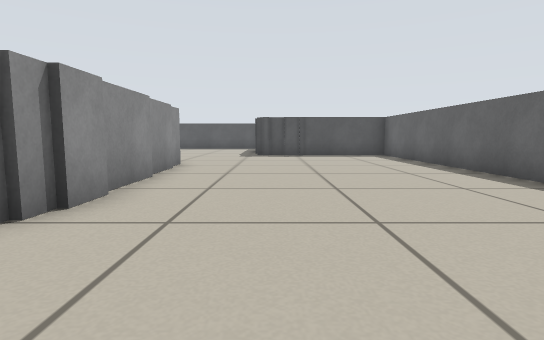
View 1 (above)

21 first-person views from a walk through a robot-simulator world made for Stage. The camera is 0.41 m above the floor, tilts 6° down and sees 80° across. Floor lines are 1 m apart. The floor is counted in squares, 0.5 m on a side. Each view is taken from the middle of a square. On the plan, view 1 faces up. The plan holds only what a view shows up to about 11 squares ahead; the rest is blank. The robots in the file are not drawn.

View 2
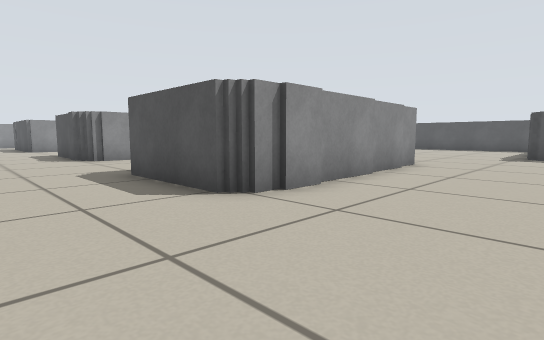

View 3
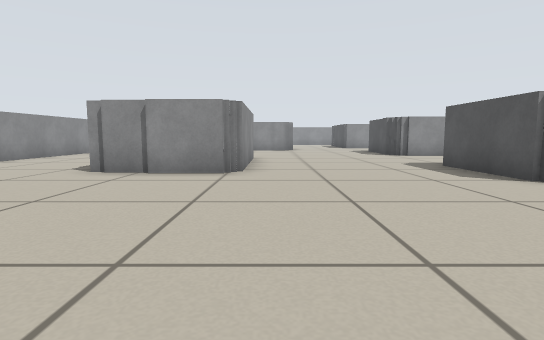

View 4
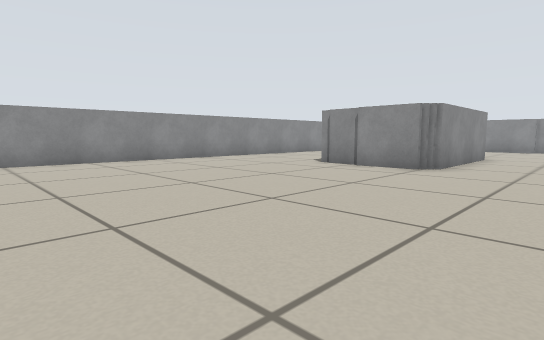

View 5
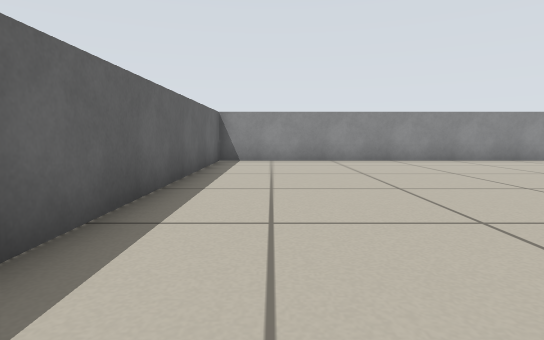

View 6
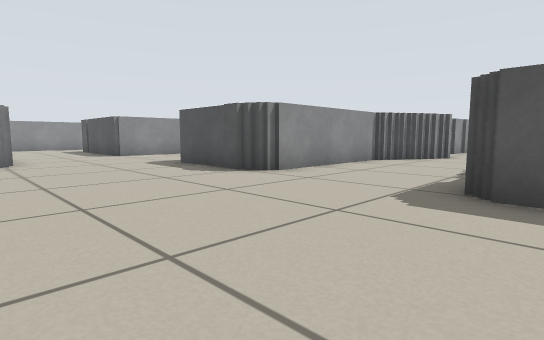

View 7
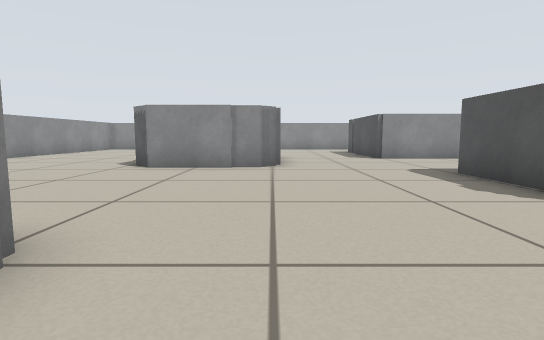

View 8
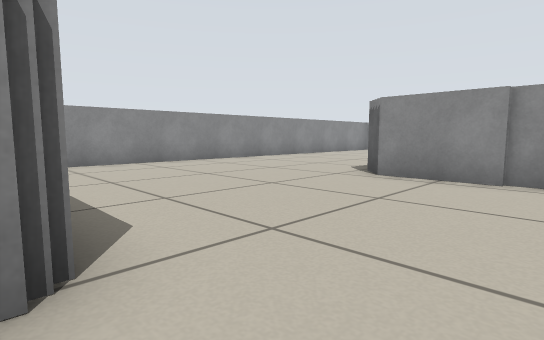

View 9
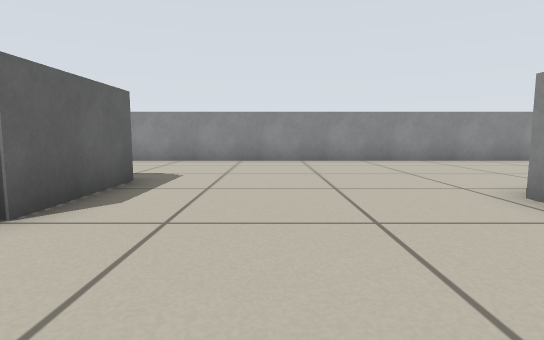

View 10
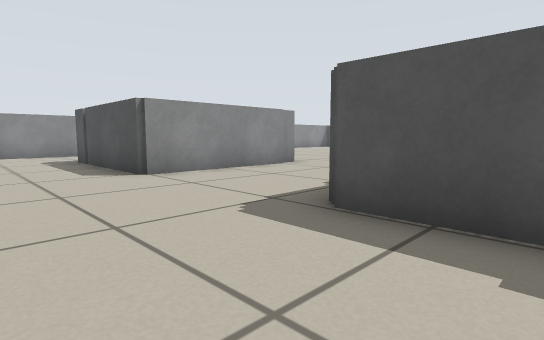

View 11
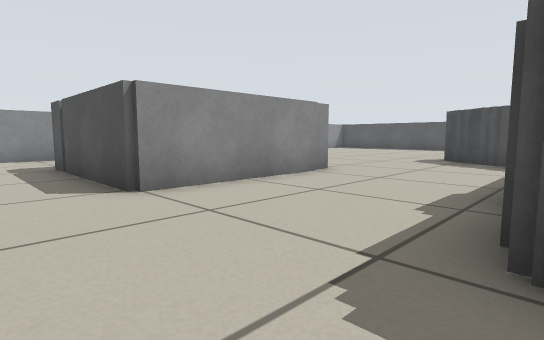

View 12
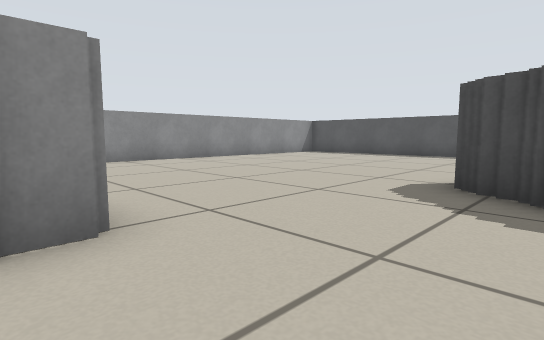

View 13
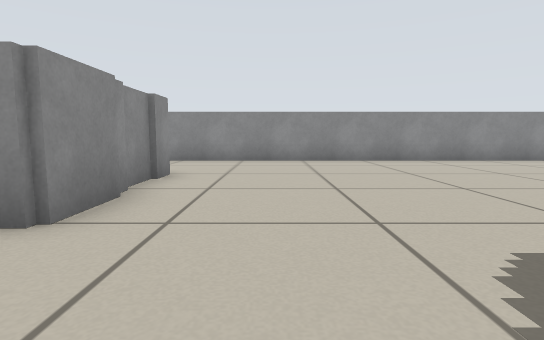

View 14
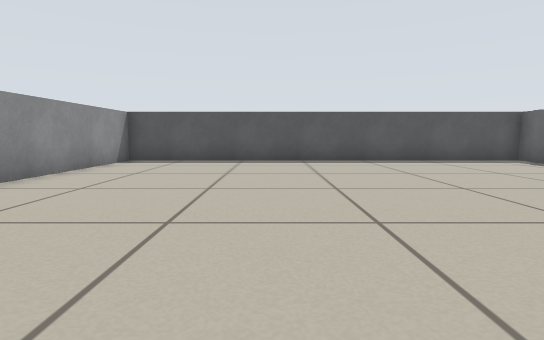

View 15
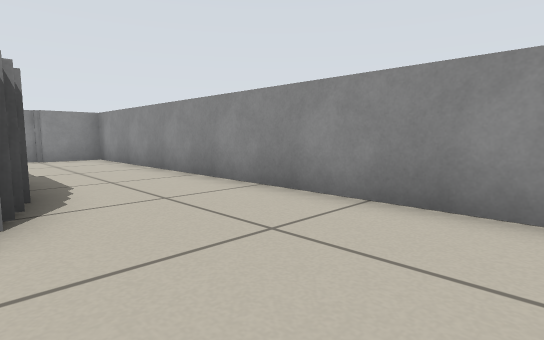

View 16
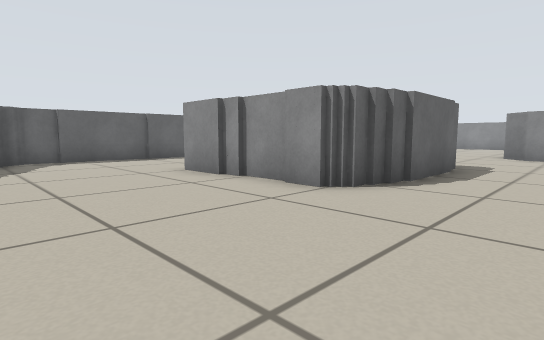

View 17
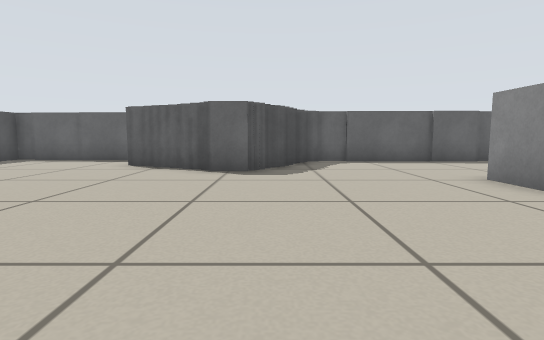

View 18
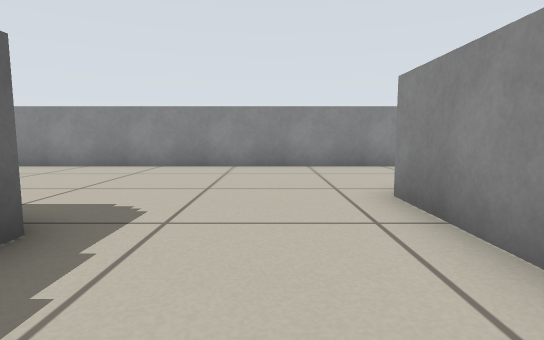

View 19
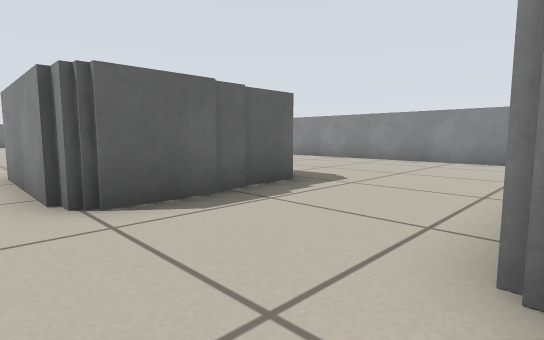

View 20
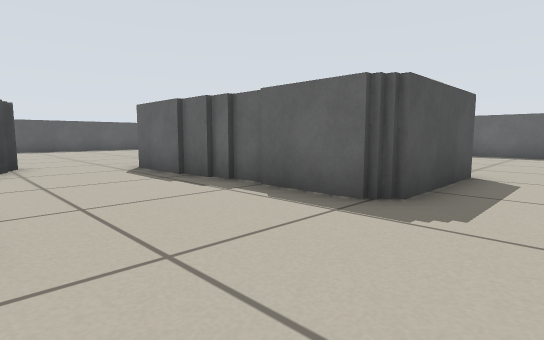

View 21
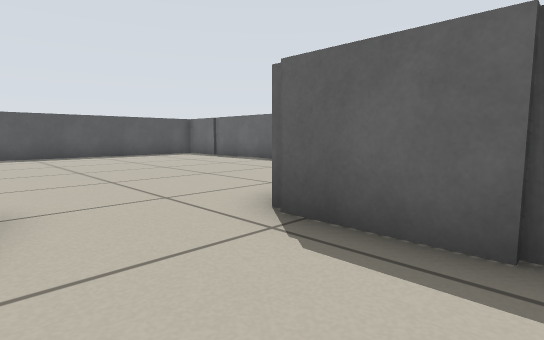

### Floor plan
Points are (right, up) in squares from view 1. A wall is a line through its corners. A room is listed if a view was taken in it or the views show most of it. See-through windows are left out.
Room 1 (views 1, 2, 3, 4, 5, 6, 7, 8, 9, 10, 11, 12, 18, 19, 20, 21)
walls: (-9, -2.7) (-4.4, -2.7); (-6.3, 5.1) (-6.3, 6.5); (-4.5, -2.9) (-4.1, -2.9) (-4.1, -5.8); (-6.5, 6.4) (-6.5, 9.6); (-2.6, 2.7) (-6.3, 2.7) (-6.3, 5); (-2.3, 4.5) (-2.3, 3); (-9.5, -6) (-9.5, -2.9) (-9, -2.9); (-14.6, 4.9) (-14.6, 8.4); (-15.4, -1.2) (-15.4, -4.4); (-4.3, -5.8) (-4.3, -6.2); (-10.4, 8.5) (-10.4, 3.1) (-14.2, 3.1); (-15.7, -0.9) (-15.7, -1.4); (-2.3, 6.6) (-2.3, 4.6); (-2.5, 8.4) (-2.5, 6.8); (-2.5, 9.5) (-2.5, 8.6); (-18.8, 7.9) (-18.8, 2.7) (-22.4, 2.7); (-20.2, -3.4) (-20.2, -0.8) (-16.2, -0.8); (-20, -4.6) (-20, -3.4); (4.7, 5.6) (4.7, 11.1); (-22.5, 2.7) (-23.4, 2.7); (-23.7, 3) (-23.7, 3.5); (-23.7, 3.8) (-23.7, 6.8); (-23.7, -3.9) (-23.7, -6.5); (-25, -1.4) (-24.1, -1.4); (-7, 20.7) (-7.9, 20.7); (-26.7, 7.6) (-26.7, -1.1) (-24.9, -1.1); (-25.4, -10.7) (4.7, -10.7) (4.7, -2)
ways out: opening at (-25.5, 7.5) to room 2; opening at (-17, 9) to room 2
Room 2 (views 13, 14, 15, 16, 17)
walls: (-17.5, 12.4) (-17.5, 13.6); (-17.1, 13.5) (-17.1, 14.2); (-16.6, 14.2) (-16.6, 15.1); (-16.5, 12) (-17.2, 12); (-16.2, 15.1) (-16.2, 15.9); (-16.1, 11.8) (-16.6, 11.8); (-15.6, 11.5) (-16.1, 11.5); (-20.9, 7.9) (-18.8, 7.9); (-22.2, 7.7) (-20.8, 7.7); (-23, 7.9) (-22.1, 7.9); (-14.1, 16.8) (-14.1, 20.1); (-23.3, 6.6) (-23.3, 7.6); (-14.6, 8.4) (-14.6, 10.9); (-13.8, 20.2) (-13.8, 20.7) (-26.7, 20.7) (-26.7, 7.6)
ways out: opening at (-25.5, 7.5) to room 1; opening at (-17, 9) to room 1

Positions as (right, up) in squares from view 1, and headings:
1: (0, 0), facing up
2: (1, 0), facing up-left
3: (3, -2), facing left
4: (4, 0), facing down-left
5: (3, 0), facing down
6: (-5, -2), facing up-left
7: (-7, -1), facing left
8: (-9, -1), facing down-left
9: (-12, 0), facing down
10: (-12, 0), facing up-left
11: (-14, 1), facing up-left
12: (-16, 7), facing up-left
13: (-16, 10), facing left
14: (-22, 10), facing up
15: (-23, 11), facing down-left
16: (-26, 12), facing down-right
17: (-25, 12), facing right
18: (-22, -2), facing down
19: (-24, 0), facing down-right
20: (-10, 1), facing up-right
21: (-9, 7), facing up-right
